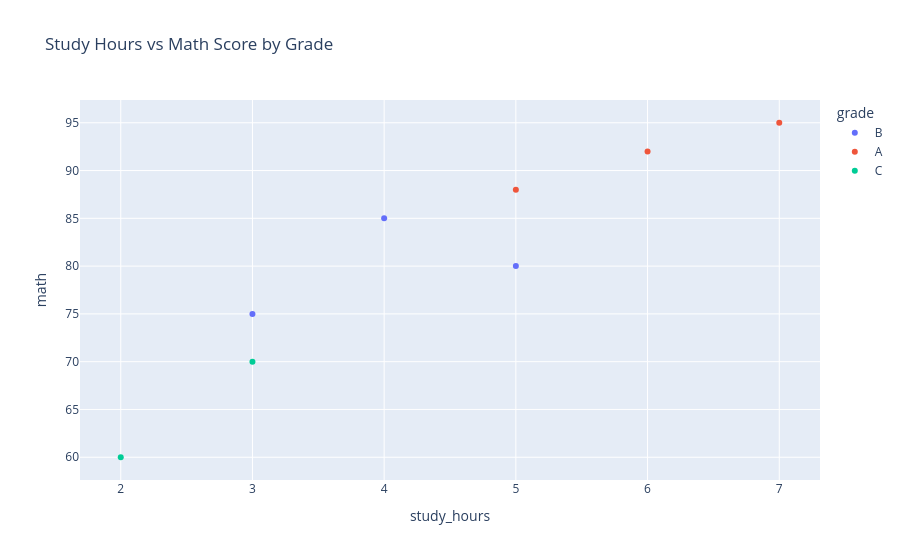

The code cell stored with this chart in its notebook:
### Markdown cell above
###  Exercise 9 — Interactive Scatter Plot with Plotly

Create an **interactive scatter plot** using Plotly Express that shows **study_hours vs math scores**.

Requirements:
- X-axis → study_hours
- Y-axis → math
- Color each point by `grade`
- Show student `name` on hover using `hover_name='name'`
- Title: `'Study Hours vs Math Score by Grade'`

### Code cell
fig = px.scatter(
    df,
    x="study_hours",
    y="math",
    color="grade",
    hover_name="name",
    title="Study Hours vs Math Score by Grade"
)

fig.show()

### Figure 1 — Plotly figure (JSON) as saved in the notebook; plotly's stock layout.template omitted (floating-point values rounded to 4 significant figures)
{"data": [{"hovertemplate": "<b>%{hovertext}</b><br><br>grade=B<br>study_hours=%{x}<br>math=%{y}<extra></extra>", "hovertext": ["Ali", "Tarek", "Mona"], "legendgroup": "B", "marker": {"color": "#636efa", "symbol": "circle"}, "mode": "markers", "name": "B", "orientation": "v", "showlegend": true, "type": "scatter", "x": [4, 3, 5], "xaxis": "x", "y": [85, 75, 80], "yaxis": "y"}, {"hovertemplate": "<b>%{hovertext}</b><br><br>grade=A<br>study_hours=%{x}<br>math=%{y}<extra></extra>", "hovertext": ["Sara", "Lina", "Nour"], "legendgroup": "A", "marker": {"color": "#EF553B", "symbol": "circle"}, "mode": "markers", "name": "A", "orientation": "v", "showlegend": true, "type": "scatter", "x": [6, 5, 7], "xaxis": "x", "y": [92, 88, 95], "yaxis": "y"}, {"hovertemplate": "<b>%{hovertext}</b><br><br>grade=C<br>study_hours=%{x}<br>math=%{y}<extra></extra>", "hovertext": ["Omar", "Karim"], "legendgroup": "C", "marker": {"color": "#00cc96", "symbol": "circle"}, "mode": "markers", "name": "C", "orientation": "v", "showlegend": true, "type": "scatter", "x": [3, 2], "xaxis": "x", "y": [70, 60], "yaxis": "y"}], "layout": {"legend": {"title": {"text": "grade"}, "tracegroupgap": 0}, "title": {"text": "Study Hours vs Math Score by Grade"}, "xaxis": {"anchor": "y", "domain": [0, 1], "title": {"text": "study_hours"}}, "yaxis": {"anchor": "x", "domain": [0, 1], "title": {"text": "math"}}}}
